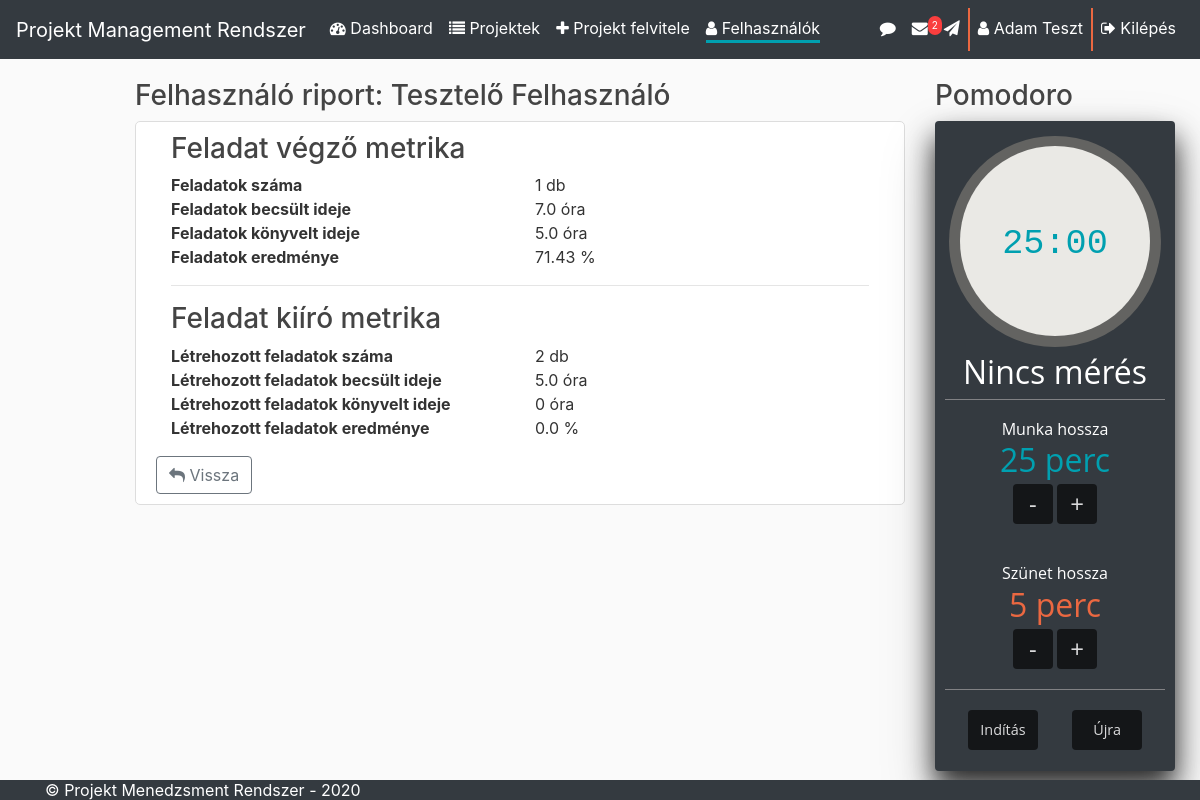
Screenshot of /userRiport/1 (signed in) with the database file from the repository.
### projectmanage/models.py (models this page shows, shortened)
class User(UserMixin, db.Model):
    id = db.Column(db.Integer, primary_key=True)
    userName = db.Column(db.String(30), unique=True, nullable=False)
    fullName = db.Column(db.String(150), nullable=False)
    email    = db.Column(db.String(50), unique=True, nullable=False)
    password = db.Column(db.String(256), nullable=False)
    admin    = db.Column(db.Boolean, default=False)
    deleted  = db.Column(db.Boolean, nullable=False, default=False)
    delTime = db.Column(db.DateTime, nullable=True)
    projects = db.relationship('Project', backref='creator', lazy=True)
    projectWorkers = db.relationship('Project', secondary=projectWorkers, backref=db.backref('workers', lazy='dynamic'))
    projectLeaders = db.relationship('Project', secondary=projectLeaders, backref=db.backref('leaders', lazy='dynamic'))
    projectJobsCreated = db.relationship('ProjectJob', foreign_keys='ProjectJob.creatorUserId', backref='creator', lazy=True)
    projectJobsWork    = db.relationship('ProjectJob', foreign_keys='ProjectJob.workerUserId', backref='worker', lazy=True)
    activeJobId = db.Column(db.Integer, db.ForeignKey('project_job.id'), nullable=False, default=0)
    @staticmethod
    def getJobWorkerRiportData(self):
        riport = {}
        sumEstimatedTime = sumBookedTime = jobCount = 0
        for projectJob in self.projectJobsWork:
            sumEstimatedTime += projectJob.estimatedTime
            sumBookedTime += ProjectJob.getJobWorktimesByUser(projectJob.id, self.id)
            jobCount += 1
        if sumEstimatedTime != 0:
            percent = sumBookedTime / sumEstimatedTime * 100
        else:
            percent = 0
        riport['estimated'] = round(sumEstimatedTime, 2)
        riport['booked']    = round(sumBookedTime, 2)
        riport['percent']   = round(percent, 2)
        riport['jobCount']  = jobCount
        return riport
    @staticmethod
    def getJobCreatorRiportData(self):
        riport = {}
        sumEstimatedTime = sumBookedTime = jobCount = 0
        for projectJob in self.projectJobsCreated:
            if not (projectJob.workerUserId == self.id and projectJob.creatorUserId):
                sumEstimatedTime += projectJob.estimatedTime
                sumBookedTime += ProjectJob.getJobWorktimesAll(projectJob.id)
                jobCount += 1
        if sumEstimatedTime != 0:
            percent = sumBookedTime / sumEstimatedTime * 100
        else:
            percent = 0
        riport['estimated'] = round(sumEstimatedTime, 2)
        riport['booked']    = round(sumBookedTime, 2)
        riport['percent']   = round(percent, 2)
        riport['jobCount']  = jobCount
        return riport

### projectmanage/routes.py (the view)
@app.route('/userRiport/<int:userId>')
@login_required
def userRiport(userId):
    user = User.query.get_or_404(userId)
    creatorRiport = User.getJobCreatorRiportData(user)
    workerRiport  = User.getJobWorkerRiportData(user)
    data = {
        'user' : user,
        'createdCount' : creatorRiport['jobCount'],
        'creatorRiportEstimated': creatorRiport['estimated'],
        'creatorRiportBooked': creatorRiport['booked'],
        'creatorRiportPercent': creatorRiport['percent'],
        'workerCount'  : workerRiport['jobCount'],
        'workerRiportEstimated': workerRiport['estimated'],
        'workerRiportBooked': workerRiport['booked'],
        'workerRiportPercent': workerRiport['percent'],
        'activeLink' : 'users',
    }
    return render_template('User/userRiport.html', **data)

### projectmanage/functions.py (called while the page is built)
@loginManager.user_loader
def load_user(userId):
    return User.query.get(int(userId))

### projectmanage/models.py (called while the page is built)
    @staticmethod
    def getUnreadCount(userId):
        count = UserMessage.query.filter(
            and_(
                UserMessage.toUserId == userId,
                UserMessage.readTime == None
            )
        ).count()
        return count

    @staticmethod
    def getJobWorktimesAll(projectJobId):
        projectJob = ProjectJob.query.get(projectJobId)
        if ProjectJob.hasSubJob(projectJob):
            sumJobsWorkHour = 0
            subJobs = ProjectJob.getSubJobs(projectJob)
            for subJob in subJobs:
                sumJobsWorkHour += ProjectJob.getJobWorktimesAll(subJob.id)
            return round(sumJobsWorkHour, 2)
        else:
            sql = text('select SUM(`workTime`) AS `sum` from `project_job_worktime_history` WHERE `projectJobId` = :projectJobId')
            result = db.engine.execute(sql, { 'projectJobId' : projectJobId })
            res = result.fetchone()
            return res['sum'] if res['sum'] is not None else 0

    @staticmethod
    def getJobWorktimesByUser(projectJobId, userId):
        sql = text('select SUM(`workTime`) AS `sum` from `project_job_worktime_history` WHERE `projectJobId` = :projectJobId and `createUserId` = :userId')
        result = db.engine.execute(sql, { 'projectJobId' : projectJobId, 'userId' : userId })
        res = result.fetchone()
        return res['sum'] if res['sum'] is not None else 0

    @staticmethod
    def hasSubJob(self):
        sql = text('select COUNT(*) AS `count` from `project_job` WHERE `deleted` = 0 AND `project_job`.`parentJobId` = :id')
        result = db.engine.execute(sql, { 'id' : self.id })
        res = result.fetchone()
        if res['count'] > 0:
            return True
        return False

### projectmanage/templates/User/userRiport.html
{% extends 'layout.html' %}
{% block body %}
    <h3>
        Felhasználó riport: {{ user.fullName }}
    </h3>
    <div class="content-section">
        <fieldset class="form-group">
            <div class="container">
                <h3>Feladat végző metrika</h3>
                <div class="row">
                    <div class="col-6 font-weight-bold">
                        Feladatok száma
                    </div>
                    <div class="col-6">
                        {{ workerCount }}&nbsp;db
                    </div>
                </div>
                <div class="row">
                    <div class="col-6 font-weight-bold">
                        Feladatok becsült ideje
                    </div>
                    <div class="col-6">
                        {{ workerRiportEstimated }}&nbsp;óra
                    </div>
                </div>
                <div class="row">
                    <div class="col-6 font-weight-bold">
                        Feladatok könyvelt ideje
                    </div>
                    <div class="col-6">
                        {{ workerRiportBooked }}&nbsp;óra
                    </div>
                </div>
                <div class="row">
                    <div class="col-6 font-weight-bold">
                        Feladatok eredménye
                    </div>
                    <div class="col-6">
                        {{ workerRiportPercent }}&nbsp;%
                    </div>
                </div>
                <hr>
                <h3>Feladat kiíró metrika</h3>
                <div class="row">
                    <div class="col-6 font-weight-bold">
                        Létrehozott feladatok száma
                    </div>
                    <div class="col-6">
                        {{ createdCount }}&nbsp;db
                    </div>
                </div>
                <div class="row">
                    <div class="col-6 font-weight-bold">
                        Létrehozott feladatok becsült ideje
                    </div>
                    <div class="col-6">
                        {{ creatorRiportEstimated }}&nbsp;óra
                    </div>
                </div>
                <div class="row">
                    <div class="col-6 font-weight-bold">
                        Létrehozott feladatok könyvelt ideje
                    </div>
                    <div class="col-6">
                        {{ creatorRiportBooked }}&nbsp;óra
                    </div>
                </div>
                <div class="row">
                    <div class="col-6 font-weight-bold">
                        Létrehozott feladatok eredménye
                    </div>
                    <div class="col-6">
                        {{ creatorRiportPercent }}&nbsp;%
                    </div>
                </div>
            </div>
        </fieldset>
        <a href="{{ url_for('users') }}" class="btn btn-outline-secondary"><i class="fa fa-reply"></i>&nbsp;Vissza</a>
    </div>
{% endblock body %}

### projectmanage/templates/includes/_navbar.html (shortened to what this page needs)
<nav class="navbar navbar-expand-lg navbar-dark bg-dark">
    <div class="navbar-brand" href="#">Projekt Management Rendszer</div>
    <div class="collapse navbar-collapse navbar-container" id="navbarSupportedContent">
        {% if current_user.is_authenticated %}
            <ul class="navbar-nav mr-auto active-ul">
                <li class="nav-link {% if activeLink == 'home' or activeLink == 'index' %} active-link {% endif %}">
                    <a href="/home"><i class="fa fa-dashboard"></i>&nbsp;Dashboard</a>
                </li>
                <li class="nav-link {% if activeLink == 'projects' %} active-link {% endif %}">
                    <a href="/projects"><i class="fa fa-list"></i>&nbsp;Projektek</a>
                </li>
                <li class="nav-link {% if activeLink == 'addProject' %} active-link {% endif %}" >
                    <a href="/addProject"><i class="fa fa-plus"></i>&nbsp;Projekt felvitele</a>
                </li>
                <li class="nav-link {% if activeLink == 'users' %} active-link {% endif %}">
                    <a href="/users"><i class="fa fa-user"></i>&nbsp;Felhasználók</a>
                    <div class="underline"></div>
                </li>
            </ul>
        {% endif %}
        <ul class="navbar-nav ml-auto active-ul-l">
            {% if current_user.is_authenticated %}
                <li class="nav-link {% if activeLink == 'send' %} active-link {% endif %}">
                    <a href="/sendMessage" title="Üzenet küldés"><i class="fa fa-comment"></i></a>
                </li>
                <li class="nav-link {% if activeLink == 'inbox' %} active-link {% endif %}">
                    <a href="/inbox" title="Bejövő üzenetek"></i><i class="fa fa-envelope"></i></a>
                    {% if getUnreadCount(current_user.id) > 0 %}
                        <span class="button-badge">{{ getUnreadCount(current_user.id) }}</span>
                    {% endif %}
                </li>
                <li class="nav-link {% if activeLink == 'sent' %} active-link {% endif %}">
                    <a href="/sent" title="Elküldött üzenetek"><i class="fa fa-paper-plane"></i></a>
                </li>
                <div class="vl"></div>
                <li class="nav-link {% if activeLink == 'account' %} active-link {% endif %}">
                    <a href="/account"><i class="fa fa-user"></i>&nbsp;{{ current_user.fullName }}</a>
                </li>
                <div class="vl"></div>
                <li class="nav-link">
                    <a href="/logout"><i class="fa fa-sign-out"></i>&nbsp;Kilépés</a>
                </li>
            {% else %}
                <li class="nav-link">
                    <a href="/login"><i class="fa fa-sign-in"></i>&nbsp;Bejelentkezés</a>
                    <div class="underline"></div>
                </li>
            {% endif %}
        </ul>
    </div>
</nav>

### projectmanage/static/css/base.css (style rules this page uses)
html { position: relative; min-height: 100%; }
body { margin-bottom: 20px; background: #fafafa; color: #333333; }
.content-section { background: #ffffff; padding: 10px 20px; border: 1px solid #dddddd; border-radius: 5px; margin-bottom: 20px; }
h1, h2, h3, h4, h5, h6 { color: #444444; }
.bg-dark { margin-bottom: 20px; }
a { outline: none; }
.navbar-container { text-align: center; }
.navbar-container ul.navbar-nav.mr-auto.active-ul { margin: 0; padding: 0; text-align: right; vertical-align: middle; }
.navbar-container ul.navbar-nav.mr-auto.active-ul li { display: inline-block; font-size: 16px; }
.navbar-container ul.navbar-nav.mr-auto.active-ul li a { color: #ffffff; text-decoration: none; display: inline-block; transition: color 0.5s; }
.navbar-container ul.navbar-nav.mr-auto.active-ul li .underline { height: 3px; background-color: transparent; width: 0%; transition: width 0.2s, background-color 0.5s; margin: 0 auto; }
.navbar-container ul.navbar-nav.mr-auto.active-ul li.active-link .underline { width: 100%; background-color: #00A0B0; }
.navbar-container ul.navbar-nav.ml-auto.active-ul-l { margin: 0; padding: 0; text-align: right; vertical-align: middle; }
.navbar-container ul.navbar-nav.ml-auto.active-ul-l li { display: inline-block; font-size: 16px; }
.navbar-container ul.navbar-nav.ml-auto.active-ul-l li a { color: #ffffff; text-decoration: none; display: inline-block; transition: color 0.5s; }
.button-badge { background-color: #fa3e3e; border-radius: 50px; color: white; padding: 2px 4px; font-size: 10px; position: absolute; }
.vl { border-left: 2px solid #eb6841; height: 20; }

### rows the page displays
User: id "2", fullName "Adam Teszt"
User: fullName "Tesztelő Felhasználó"

### other values shown
{{ workerCount }} "1"
{{ workerRiportEstimated }} "7.0"
{{ workerRiportBooked }} "5.0"
{{ workerRiportPercent }} "71.43"
{{ createdCount }} "2"
{{ creatorRiportEstimated }} "5.0"
{{ creatorRiportBooked }} "0"
{{ creatorRiportPercent }} "0.0"
{{ getCurrentYear() }} "2020"
